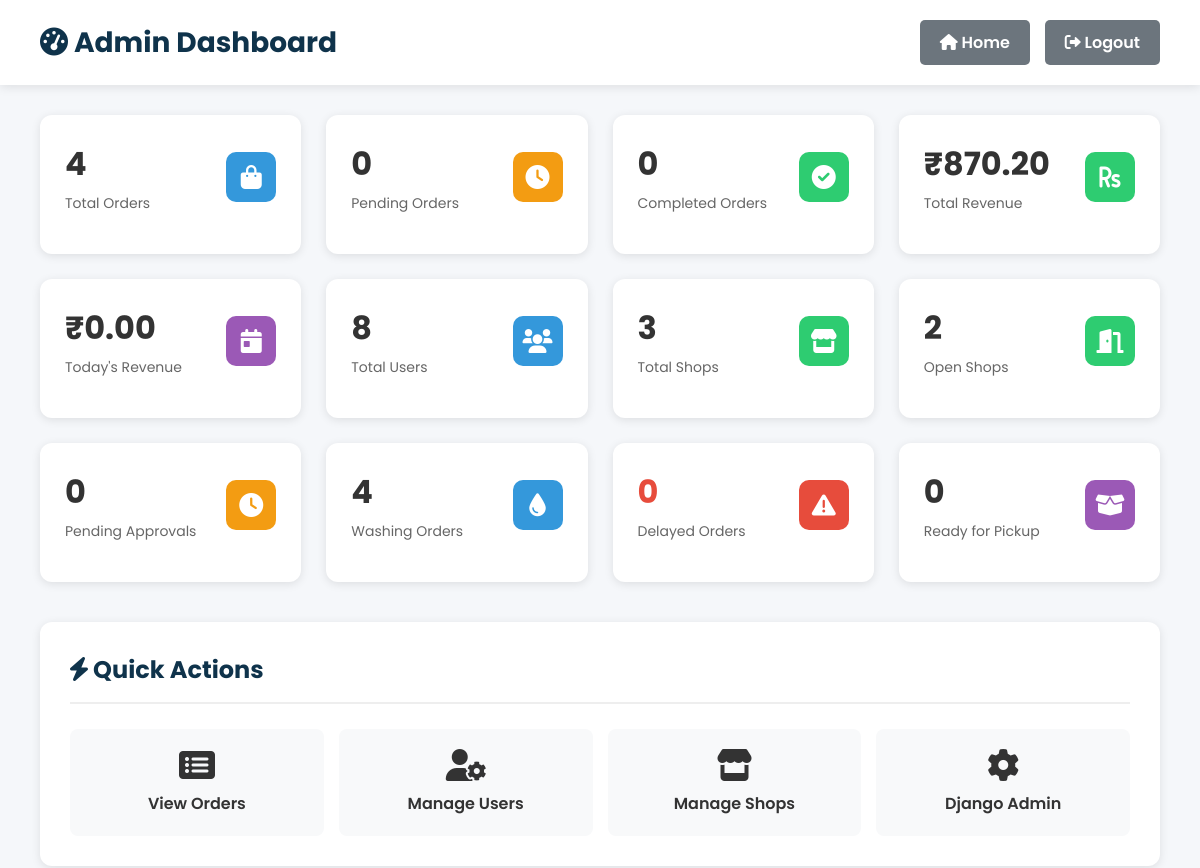
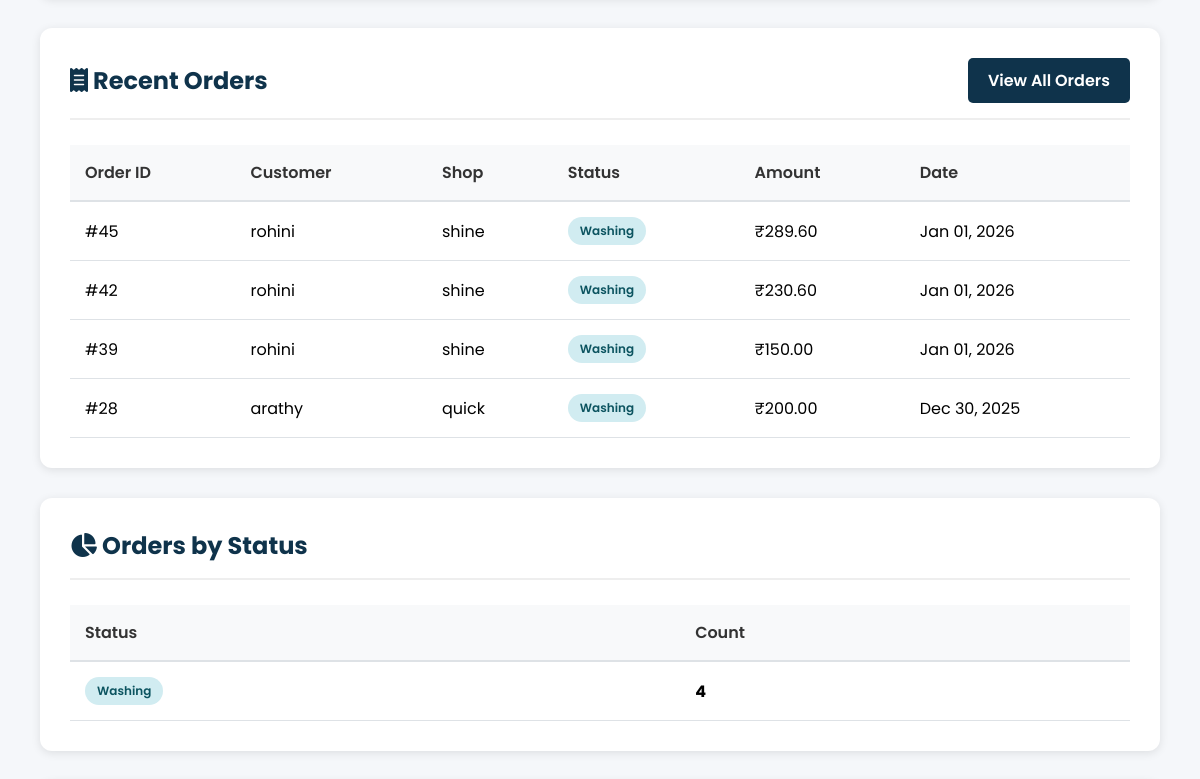
Page /admin-dashboard/ (signed in, upper part) on the earlier database version (2 pictures, top to bottom).
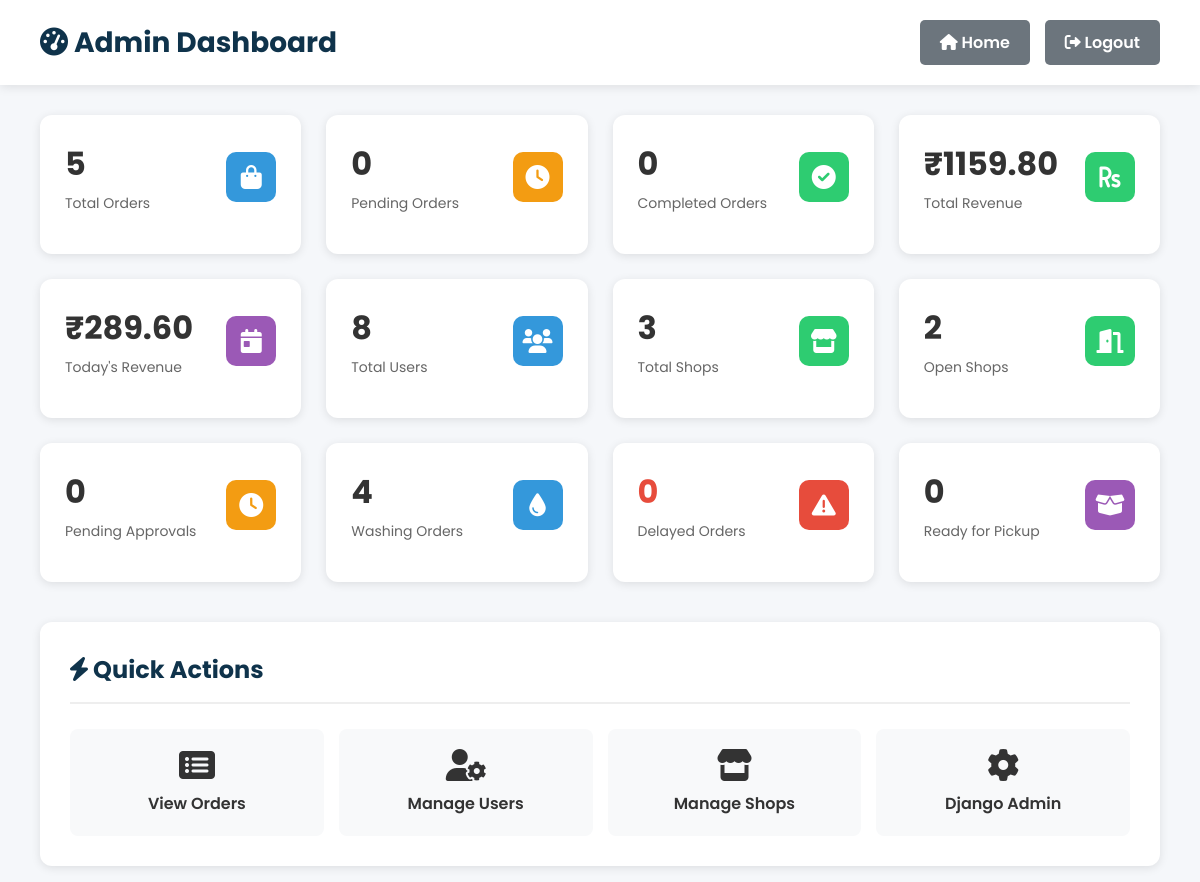
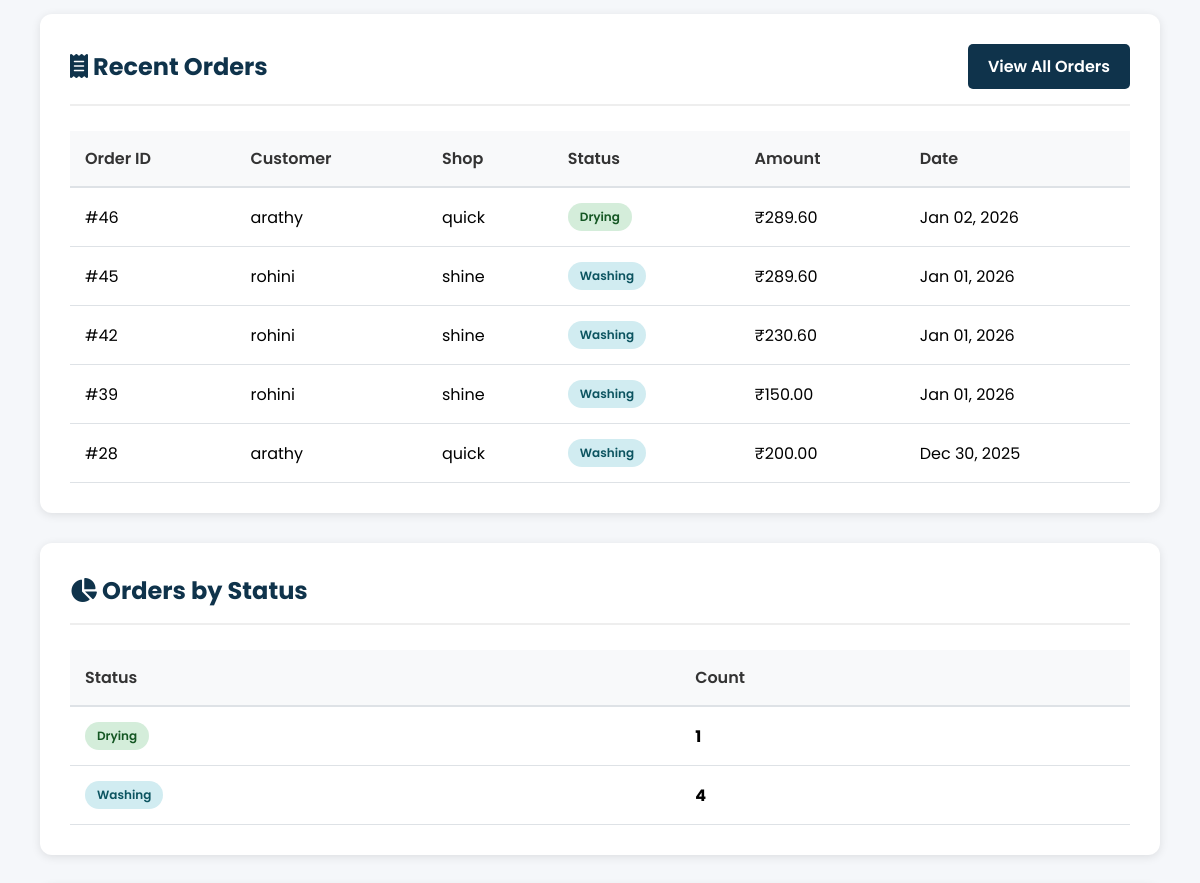
Same page on the later database version (2 pictures, top to bottom).
### shop/models.py (models this page shows, shortened)
class Order(models.Model):
    STATUS_CHOICES = [
        ('Pending', 'Pending'),
        ('Washing', 'Washing'),
        ('Drying', 'Drying'),
        ('Ironing', 'Ironing'),
        ('Ready', 'Ready for Pickup'),
        ('Completed', 'Completed'),
    ]
    PAYMENT_CHOICES = [
        ('Pending', 'Pending'),
        ('Completed', 'Completed'),
    ]
    user = models.ForeignKey(User, on_delete=models.CASCADE)
    shop = models.ForeignKey(LaundryShop, on_delete=models.CASCADE)
    branch = models.ForeignKey(Branch, on_delete=models.CASCADE, blank=True, null=True)
    base_amount = models.DecimalField(max_digits=10, decimal_places=2, default=0)
    platform_fee = models.DecimalField(max_digits=10, decimal_places=2, default=0)
    delivery_fee = models.DecimalField(max_digits=10, decimal_places=2, default=0)
    gst_amount = models.DecimalField(max_digits=10, decimal_places=2, default=0)
    amount = models.DecimalField(
        max_digits=10,
        decimal_places=2,
        help_text="Final payable amount (base + fees + GST)"
    )
    cloth_status = models.CharField(
        max_length=20,
        choices=STATUS_CHOICES,
        default='Pending'
    )
    payment_status = models.CharField(
        max_length=20,
        choices=PAYMENT_CHOICES,
        default='Pending'
    )
    pickup_date = models.DateTimeField(blank=True, null=True)
    delivery_date = models.DateTimeField(blank=True, null=True)
    delivery_name = models.CharField(max_length=100, blank=True)
    delivery_address = models.TextField(blank=True)
    delivery_phone = models.CharField(max_length=15, blank=True)
    special_instructions = models.TextField(blank=True)
    created_at = models.DateTimeField(default=timezone.now)
    delay_notified = models.BooleanField(default=False)
    thank_you_sent = models.BooleanField(default=False)
    razorpay_payment_id = models.CharField(max_length=100, blank=True, null=True)
    razorpay_order_id = models.CharField(max_length=100, blank=True, null=True)

class LaundryShop(models.Model):
    name = models.CharField(max_length=100, unique=True)
    email = models.EmailField(unique=True)
    password = models.CharField(max_length=128, blank=True)
    address = models.TextField(blank=True)
    phone = models.CharField(max_length=15, blank=True)
    city = models.CharField(max_length=100, blank=True)
    latitude = models.FloatField(blank=True, null=True)
    longitude = models.FloatField(blank=True, null=True)
    is_approved = models.BooleanField(default=False)
    is_open = models.BooleanField(default=True)
    created_at = models.DateTimeField(default=timezone.now)
    razorpay_account_id = models.CharField(
        max_length=100,
        blank=True,
        null=True,
        help_text="Razorpay Account ID for marketplace payments"
    )
    razorpay_key_id = models.CharField(
        max_length=100,
        blank=True,
        null=True,
        help_text="Razorpay Key ID for shop payments"
    )
    razorpay_key_secret = models.CharField(
        max_length=100,
        blank=True,
        null=True,
        help_text="Razorpay Key Secret for shop payments"
    )
    bank_account_holder_name = models.CharField(
        max_length=100,
        blank=True,
        null=True,
        help_text="Account holder name as per bank records"
    )
    bank_account_number = models.CharField(
        max_length=50,
        blank=True,
        null=True,
        help_text="Bank account number"
    )
    bank_ifsc_code = models.CharField(
        max_length=11,
        blank=True,
        null=True,
        help_text="IFSC code (e.g., HDFC0001234)"
    )
    bank_name = models.CharField(
        max_length=100,
        blank=True,
        null=True,
        help_text="Bank name (e.g., HDFC Bank, SBI)"
    )
    bank_branch = models.CharField(
        max_length=100,
        blank=True,
        null=True,
        help_text="Bank branch name"
    )
    bank_account_type = models.CharField(
        max_length=20,
        choices=[
            ('Savings', 'Savings'),
            ('Current', 'Current'),
        ],
        blank=True,
        null=True,
        help_text="Type of bank account"
    )

### shop/views.py (the view)
# urls.py: path("admin-dashboard/", views.admin_dashboard, name="admin_dashboard"),
@login_required
@user_passes_test(is_staff_user, login_url='login')
def admin_dashboard(request):
    today = timezone.now().date()
    now = timezone.now()
    paid_orders = Order.objects.filter(payment_status="Completed")
    total_orders = paid_orders.count()
    pending_orders = paid_orders.filter(cloth_status="Pending").count()
    washing_orders = paid_orders.filter(cloth_status="Washing").count()
    ready_orders = paid_orders.filter(cloth_status="Ready").count()
    completed_orders = paid_orders.filter(cloth_status="Completed").count()
    total_revenue = paid_orders.aggregate(
        total=Sum('amount')
    )['total'] or 0
    today_revenue = paid_orders.filter(
        created_at__date=today
    ).aggregate(total=Sum('amount'))['total'] or 0
    total_users = User.objects.count()
    new_users_today = User.objects.filter(
        date_joined__date=today
    ).count()
    total_shops = LaundryShop.objects.count()
    open_shops = LaundryShop.objects.filter(is_open=True).count()
    pending_approvals = LaundryShop.objects.filter(is_approved=False).count()
    recent_orders = paid_orders.order_by('-created_at')[:10]
    orders_by_status = (
        paid_orders
        .values('cloth_status')
        .annotate(count=Count('id'))
        .order_by('cloth_status')
    )
    recent_users = User.objects.order_by('-date_joined')[:5]
    total_branches = Branch.objects.count()
    recent_branches = Branch.objects.select_related('shop').order_by('-created_at')[:10]
    delayed_orders = paid_orders.select_related(
        'user', 'shop'
    ).filter(
        delivery_date__isnull=False,
        delivery_date__lt=now,
        cloth_status__in=['Pending', 'Washing', 'Drying', 'Ironing']
    ).order_by('delivery_date')
    context = {
        'total_orders': total_orders,
        'pending_orders': pending_orders,
        'washing_orders': washing_orders,
        'ready_orders': ready_orders,
        'completed_orders': completed_orders,
        'total_revenue': total_revenue,
        'today_revenue': today_revenue,
        'total_users': total_users,
        'new_users_today': new_users_today,
        'total_shops': total_shops,
        'open_shops': open_shops,
        'pending_approvals': pending_approvals,
        'total_branches': total_branches,
        'recent_orders': recent_orders,
        'orders_by_status': orders_by_status,
        'recent_users': recent_users,
        'recent_branches': recent_branches,
        'all_shops': LaundryShop.objects.all(),
        'shops_with_branches': LaundryShop.objects.prefetch_related('branches').all(),
        'delayed_orders': delayed_orders,
        'delayed_orders_count': delayed_orders.count(),
    }
    return render(request, 'admin_dashboard.html', context)

### shop/views.py (called while the page is built)
def is_staff_user(user):
    return user.is_authenticated and (user.is_staff or user.is_superuser)

### shop/templates/admin_dashboard.html (shortened to what the changed rows need)
{% load static %}
<!DOCTYPE html>
<html lang="en">
<head>
    <link rel="stylesheet" href="https://cdnjs.cloudflare.com/ajax/libs/font-awesome/6.0.0-beta3/css/all.min.css">
</head>
<body>
    <div class="admin-header">
        <h1><i class="fas fa-tachometer-alt"></i> Admin Dashboard</h1>
    </div>
    <div class="admin-container">
        <div class="stats-grid">
            <div class="stat-card">
                <div class="stat-card-header">
                    <div>
                        <div class="stat-card-value">{{ total_orders }}</div>
                        <div class="stat-card-label">Total Orders</div>
                    </div>
                </div>
            </div>
            <a href="{% url 'admin_revenue_orders' %}" class="stat-card" style="text-decoration: none; color: inherit;">
                <div class="stat-card-header">
                    <div>
                        <div class="stat-card-value">₹{{ total_revenue|floatformat:2 }}</div>
                        <div class="stat-card-label">Total Revenue</div>
                    </div>
                </div>
            </a>
            <div class="stat-card">
                <div class="stat-card-header">
                    <div>
                        <div class="stat-card-value">₹{{ today_revenue|floatformat:2 }}</div>
                        <div class="stat-card-label">Today's Revenue</div>
                    </div>
                </div>
            </div>
        </div>
        <div class="dashboard-section">
            <div class="section-header">
                <h2><i class="fas fa-bolt"></i> Quick Actions</h2>
            </div>
        </div>
        <div class="dashboard-section">
            <div class="section-header">
                <h2><i class="fas fa-receipt"></i> Recent Orders</h2>
            </div>
            {% if recent_orders %}
            <table class="data-table">
                <thead>
                    <tr>
                        <th>Order ID</th>
                        <th>Customer</th>
                        <th>Shop</th>
                        <th>Status</th>
                        <th>Amount</th>
                        <th>Date</th>
                    </tr>
                </thead>
                <tbody>
                    {% for order in recent_orders %}
                    <tr>
                        <td>#{{ order.id }}</td>
                        <td>{{ order.user.username }}</td>
                        <td>{{ order.shop.name|default:"N/A" }}</td>
                        <td>
                            <span class="status-badge status-{{ order.cloth_status|lower }}">{{ order.cloth_status }}</span>
                        </td>
                        <td>₹{{ order.amount|floatformat:2 }}</td>
                        <td>{{ order.created_at|date:"M d, Y" }}</td>
                    </tr>
                    {% endfor %}
                </tbody>
            </table>
            {% else %}
            <div class="empty-state">
                <i class="fas fa-inbox"></i>
                <p>No orders yet</p>
            </div>
            {% endif %}
        </div>
        <div class="dashboard-section">
            <div class="section-header">
                <h2><i class="fas fa-chart-pie"></i> Orders by Status</h2>
            </div>
            {% if orders_by_status %}
            <table class="data-table">
                <thead>
                    <tr>
                        <th>Status</th>
                        <th>Count</th>
                    </tr>
                </thead>
                <tbody>
                    {% for status_data in orders_by_status %}
                    <tr>
                        <td>
                            <span class="status-badge status-{{ status_data.cloth_status|lower }}">
                                {{ status_data.cloth_status }}
                            </span>
                        </td>
                        <td><strong>{{ status_data.count }}</strong></td>
                    </tr>
                    {% endfor %}
                </tbody>
            </table>
            {% else %}
            <div class="empty-state">
                <i class="fas fa-chart-bar"></i>
                <p>No status data available</p>
            </div>
            {% endif %}
        </div>
    </div>
</body>
</html>

Differences in the rows shown:
added Order: id "46", user.username "arathy", shop.name "quick", cloth_status "Drying", amount "289.60", created_at "Jan 02, 2026"
Other differences:
{{ total_orders }}: "4" → "5"
{{ total_revenue|floatformat:2 }}: "870.20" → "1159.80"
{{ today_revenue|floatformat:2 }}: "0.00" → "289.60"
new list line: "Drying 1"
